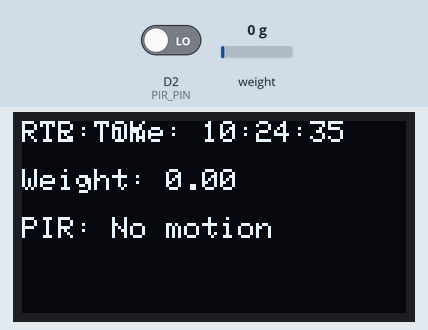
Bench run of a sketch on a simulated ESP8266 (NodeMCU). On the bench: 128×64 one-colour display. The inputs (shaded band) are chosen by the test bench; at power-on: D2 (PIR_PIN) LOW, weight on the scale 0 g. The local clock reads 2024-03-15 10:24:30 at power-on unless the sketch sets it; what the sketch prints to the serial monitor is not drawn.

Above: at 6.3 s.
6.4 s: D2 (PIR_PIN) driven HIGH
At 8.5 s:
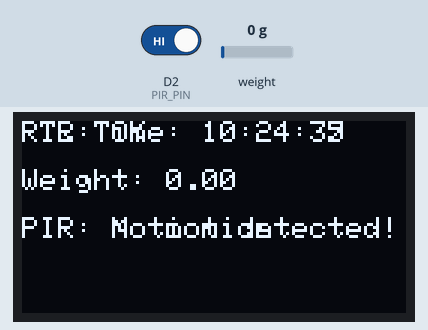
11.6 s: weight on the scale set to 100 g
At 12.3 s:
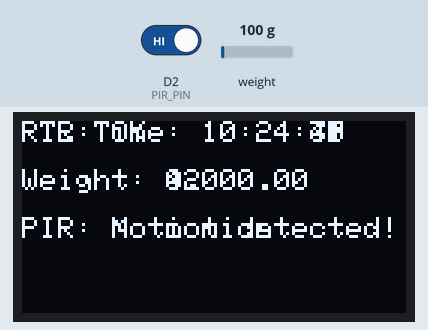
13.6 s: weight on the scale set to 1250 g
At 16.0 s:
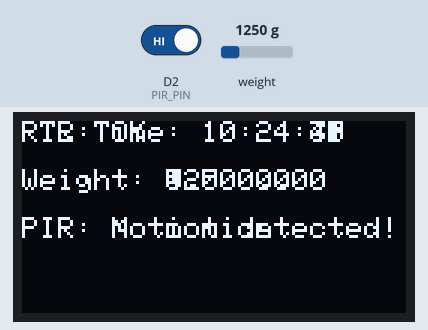
16.6 s: weight on the scale set to 2500 g
At 17.6 s:
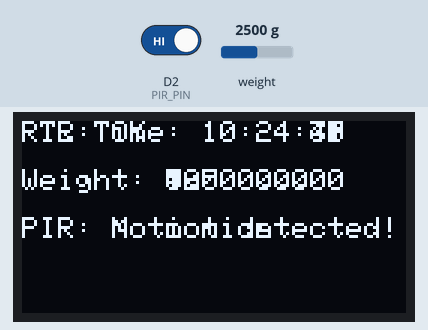
Timing chart, 0 to 19.6 s (numbered marks = the images above; inputs shaded):
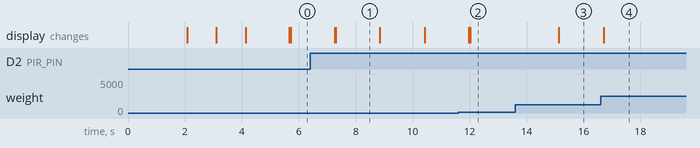

The sketch:

code.ino
```cpp
#include <Wire.h>
#include <Adafruit_SSD1306.h>
#include <HX711.h>
#include <RTClib.h>

// OLED setup
#define SCREEN_WIDTH 128
#define SCREEN_HEIGHT 64
#define OLED_RESET -1
Adafruit_SSD1306 display(SCREEN_WIDTH, SCREEN_HEIGHT, &Wire, OLED_RESET);

// Load Cell setup
#define LOADCELL_DOUT_PIN D4
#define LOADCELL_SCK_PIN D3
HX711 scale;

// RTC setup
RTC_DS3231 rtc;

// PIR sensor setup
#define PIR_PIN D2

void setup() {
  Serial.begin(115200);

  // Initialize OLED
  if (!display.begin(SSD1306_SWITCHCAPVCC, 0x57)) {  // Use 0x57 or 0x68 based on the scanner result
    Serial.println(F("OLED initialization failed"));
    for(;;);
  }
  display.clearDisplay();
  display.setTextSize(1);
  display.setTextColor(SSD1306_WHITE);
  display.setCursor(0, 0);
  display.print("OLED: OK");
  display.display();
  delay(1000);

  // Initialize Load Cell
  scale.begin(LOADCELL_DOUT_PIN, LOADCELL_SCK_PIN);
  if (!scale.is_ready()) {
    Serial.println("Load cell initialization failed");
  } else {
    scale.tare(); // Reset the load cell (important for accurate readings)
    Serial.println("Load Cell: OK");
    display.clearDisplay();
    display.setCursor(0, 0);
    display.print("Load Cell: OK");
    display.display();
    delay(1000);
  }

  // Initialize RTC
  if (!rtc.begin()) {
    Serial.println("RTC initialization failed");
    display.clearDisplay();
    display.setCursor(0, 0);
    display.print("RTC Failed");
    display.display();
    delay(1000);
  } else {
    Serial.println("RTC: OK");
    display.clearDisplay();
    display.setCursor(0, 0);
    display.print("RTC: OK");
    display.display();
    delay(1000);
  }

  // PIR sensor setup
  pinMode(PIR_PIN, INPUT);
  Serial.println("PIR Sensor: OK");
  display.clearDisplay();
  display.setCursor(0, 0);
  display.print("PIR: OK");
  display.display();
  delay(1000);
}

void loop() {
  // Update OLED with Load Cell value
  if (scale.is_ready()) {
    float weight = scale.get_units(5); // Average over 5 readings
    Serial.print("Weight: ");
    Serial.print(weight);
    Serial.println(" kg");
    display.setCursor(0, 16);
    display.print("Weight: ");
    display.print(weight, 2);  // Print weight with 2 decimal places
    display.display();
  } else {
    Serial.println("Load Cell not ready");
  }

  // Test RTC
  DateTime now = rtc.now();
  Serial.print("RTC Time: ");
  Serial.print(now.hour(), DEC);
  Serial.print(':');
  Serial.print(now.minute(), DEC);
  Serial.print(':');
  Serial.print(now.second(), DEC);
  Serial.println();

  // Update time on OLED (with 2-digit formatting)
  display.setCursor(0, 0);
  display.print("RTC Time: ");
  display.print(now.hour() < 10 ? "0" : "");
  display.print(now.hour());
  display.print(':');
  display.print(now.minute() < 10 ? "0" : "");
  display.print(now.minute());
  display.print(':');
  display.print(now.second() < 10 ? "0" : "");
  display.print(now.second());
  display.display();

  // Test PIR Sensor
  int pirValue = digitalRead(PIR_PIN);
  display.setCursor(0, 32);  // Move to next line for PIR sensor status
  if (pirValue == HIGH) {
    Serial.println("PIR: Motion detected!");
    display.print("PIR: Motion detected!");
  } else {
    Serial.println("PIR: No motion");
    display.print("PIR: No motion");
  }
  display.display();

  delay(1000); // Wait 1 second before re-testing
}
```

Measured:
- after the input at 6.4 s, the display: first differs from a run without the input after 0.89 s (image 1)
- after the input at 11.6 s, the display: first changes after 0.37 s (image 2 shows a later state)
- after the input at 13.6 s, the display: changes after 1.5 s (image 3)
